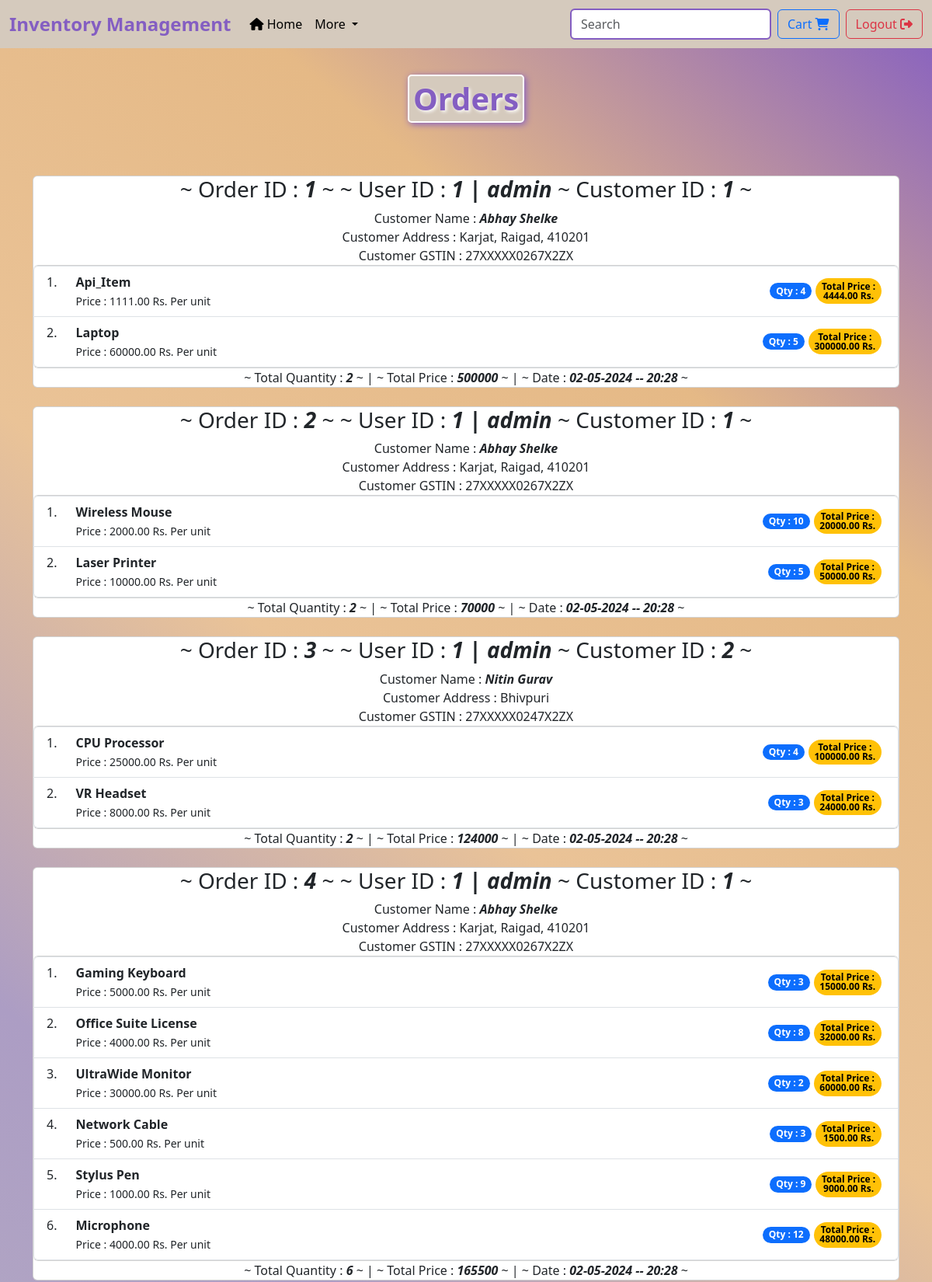
Page /orders (signed in, upper part) on the committed database.
### model.py (models this page shows, shortened)
class Order(db.Model):
    userid = db.Column(db.Integer, db.ForeignKey('user.id'))
    orderid = db.Column(db.Integer, primary_key=True, autoincrement=True)
    cartid = db.Column(db.Integer, db.ForeignKey('cart.cartid'))
    totalqty = db.Column(db.Integer)
    totalprice = db.Column(db.Integer)
    date = db.Column(db.DateTime, default=current_time)
    customerid = db.Column(db.Integer, db.ForeignKey('customer.customerid'))

class User(db.Model, UserMixin):
    id = db.Column(db.Integer, primary_key=True, autoincrement=True)
    username = db.Column(db.String)
    email = db.Column(db.String(255), unique=True)
    password = db.Column(db.String(255))
    active = db.Column(db.Boolean)
    role = db.Column(db.String)
    itemrequest = db.relationship(
        'ItemRequest', backref='itemreq_ref', lazy=True)
    cart = db.relationship(
        'Cart', backref='cart_ref', lazy=True)
    order = db.relationship(
        'Order', backref='order_ref1', lazy=True)

class Customer(db.Model):
    customerid = db.Column(db.Integer, primary_key=True, autoincrement=True)
    name = db.Column(db.String)
    address = db.Column(db.Text)
    gstno = db.Column(db.String(20))

class Item(db.Model):
    itemid = db.Column(db.Integer, primary_key=True, autoincrement=True)
    name = db.Column(db.String(200), nullable=False)
    partno = db.Column(db.String(10), default='-')
    description = db.Column(db.Text)
    date_stocked = db.Column(db.DateTime, default=current_time)
    quantity = db.Column(db.Integer, nullable=False, default=1)
    price = db.Column(db.Numeric(precision=10, scale=2))
    location = db.Column(db.Text)
    deleted = db.Column(db.Boolean, default=False)
    category = db.Column(db.Integer, db.ForeignKey(
        'category.catid'), nullable=False)
    itemrequest = db.relationship('ItemRequest', backref='item_ref', lazy=True)

class CartItem(db.Model):
    cartid = db.Column(db.Integer, db.ForeignKey(
        'cart.cartid'), primary_key=True)
    itemid = db.Column(db.Integer, primary_key=True)
    qty = db.Column(db.Integer, default=1)
    purchased = db.Column(db.Boolean, default=False)

### app.py (the view)
@app.route('/orders')
@login_required
def orders():
    cartitems = cart_item.query.all()
    items = item_model.query.all()
    customers = customer_model.query.all()
    if current_user.role == 'user':
        userorders = order_model.query.filter_by(userid=current_user.id).all()
        return render_template('order.html',
                               userorders=userorders, cartitems=cartitems,
                               items=items, currentuser=current_user,
                               customers=customers)
    elif current_user.role == 'admin':
        userorders = order_model.query.all()
        users = user.query.all()
        return render_template('order.html',
                               userorders=userorders, cartitems=cartitems,
                               items=items, currentuser=current_user,
                               users=users, customers=customers)

### app.py (called while the page is built)
@lm.user_loader
def load_user(id):
    return user.query.get(int(id))

### templates/order.html (shortened to what this page needs)
{%extends 'base.html'%}
 {%block body%}
<div>
    <br />
    <div class="container">
        <div class="heading" style="text-align: center">
            <h1
                style="
                    text-align: center;
                    color: #845ec2;
                    margin-top: 10px;
                    margin-bottom: 20px;
                    border: 2px solid white;
                    border-radius: 5px;
                    background-color: #d5cabd;
                    box-shadow: 2px 2px 8px #845ec2;
                    padding: 5px;
                    text-shadow: 2px 2px 4px white;
                "
                class="mx-auto">
                Orders
            </h1>
        </div>
        <br />
        {%if userorders%} {%for order in userorders%}
        <div class="card">
            <div style="text-align: center">
                <h3>
                    ~ Order ID : <i><strong>{{order.orderid}}</strong></i> ~
                    {%if currentuser.role=='admin'%} ~ User ID :
                    <i>
                        <strong>
                            {{order.userid}} | {%for user in users%} {%if
                            user.id==order.userid%} {{user.username}}
                            {%endif%}{%endfor%}
                        </strong> </i
                    >~ {%endif%} Customer ID :
                    <i><strong>{{order.customerid}}</strong></i> ~
                </h3>
                <a>
                    {%for customer in customers%} {%if
                    order.customerid==customer.customerid%} Customer Name :
                    <i><strong>{{customer.name}}</strong></i
                    ><br />
                    Customer Address : {{customer.address}}<br />
                    Customer GSTIN : {{customer.gstno}} {%endif%} {%endfor%}
                </a>
            </div>
            {%if cartitems%}
            <ol class="list-group list-group-numbered">
                {%for ci in cartitems%} {%if ci.cartid==order.cartid%} {% for
                item in items %} {%if ci.itemid==item.itemid%}
                <li
                    class="list-group-item d-flex justify-content-between align-items-start">
                    <div class="ms-4 me-auto">
                        <div class="fw-bold">{{item.name}}</div>
                        <a>
                            <small> Price : {{item.price}} Rs. Per unit </small>
                        </a>
                        <br />
                    </div>
                    <div class="my-auto" style="display: flex">
                        <span
                            class="badge text-bg-primary rounded-pill my-auto"
                            style="height: 100%">
                            Qty : {{ci.qty}}
                        </span>
                        <span
                            class="badge text-bg-warning rounded-pill my-auto">
                            Total Price : <br />{{item.price * ci.qty}} Rs.
                        </span>
                    </div>
                </li>
                {%endif%} {% endfor %} {%endif%} {% endfor %}
            </ol>
            {%else%}
            <p>Cart is empty !</p>
            {%endif%}
            <div style="text-align: center">
                <a> ~ </a>
                <a>
                    Total Quantity :
                    <i><strong>{{order.totalqty}}</strong></i>
                </a>
                <a> ~ | ~ </a>
                <a>
                    Total Price :
                    <i><strong>{{order.totalprice}}</strong></i>
                </a>
                <a> ~ | ~ </a>
                <a>
                    Date :
                    <i>
                        <strong>
                            {{order.date.strftime('%d-%m-%Y -- %H:%M')}}
                        </strong>
                    </i>
                </a>
                <a> ~ </a>
            </div>
        </div>
        {%endfor%}{%endif%}
    </div>
</div>
{%endblock%}

### static/css/main.css (style rules this page uses)
.card { margin-top: 3vh; margin-bottom: 3vh; }
h1 { text-align: center; font-weight: bold; border: 2px solid black; box-shadow: 2px 2px 5px black; display: inline-block; padding: 1rem; }

### templates/base.html (style rules this page uses)
body { background: linear-gradient( 40deg, #d5cabd, #b4abc3, #ac9dc4, #eac397, #e5b986, #845ec2 ); }

### rows in the picture
Order: orderid "1", userid "1", customerid "1", totalqty "2", totalprice "500000", date "02-05-2024 -- 20:28"
User: username "admin"
Customer: name "Abhay Shelke", address "Karjat, Raigad, 410201", gstno "27XXXXX0267X2ZX"
CartItem: qty "4"
Item: name "Api_Item", price "1111.00", item.price*ci.qty "4444.00"
CartItem: qty "5"
Item: name "Laptop", price "60000.00", item.price*ci.qty "300000.00"
Order: orderid "2", userid "1", customerid "1", totalqty "2", totalprice "70000", date "02-05-2024 -- 20:28"
CartItem: qty "10"
Item: name "Wireless Mouse", price "2000.00", item.price*ci.qty "20000.00"
CartItem: qty "5"
Item: name "Laser Printer", price "10000.00", item.price*ci.qty "50000.00"
Order: orderid "3", userid "1", customerid "2", totalqty "2", totalprice "124000", date "02-05-2024 -- 20:28"
Customer: name "Nitin Gurav", address "Bhivpuri", gstno "27XXXXX0247X2ZX"
CartItem: qty "4"
Item: name "CPU Processor", price "25000.00", item.price*ci.qty "100000.00"
CartItem: qty "3"
Item: name "VR Headset", price "8000.00", item.price*ci.qty "24000.00"
Order: orderid "4", userid "1", customerid "1", totalqty "6", totalprice "165500", date "02-05-2024 -- 20:28"
CartItem: qty "3"
Item: name "Gaming Keyboard", price "5000.00", item.price*ci.qty "15000.00"
CartItem: qty "8"
Item: name "Office Suite License", price "4000.00", item.price*ci.qty "32000.00"
CartItem: qty "2"
Item: name "UltraWide Monitor", price "30000.00", item.price*ci.qty "60000.00"
CartItem: qty "3"
Item: name "Network Cable", price "500.00", item.price*ci.qty "1500.00"
CartItem: qty "9"
Item: name "Stylus Pen", price "1000.00", item.price*ci.qty "9000.00"
CartItem: qty "12"
Item: name "Microphone", price "4000.00", item.price*ci.qty "48000.00"
